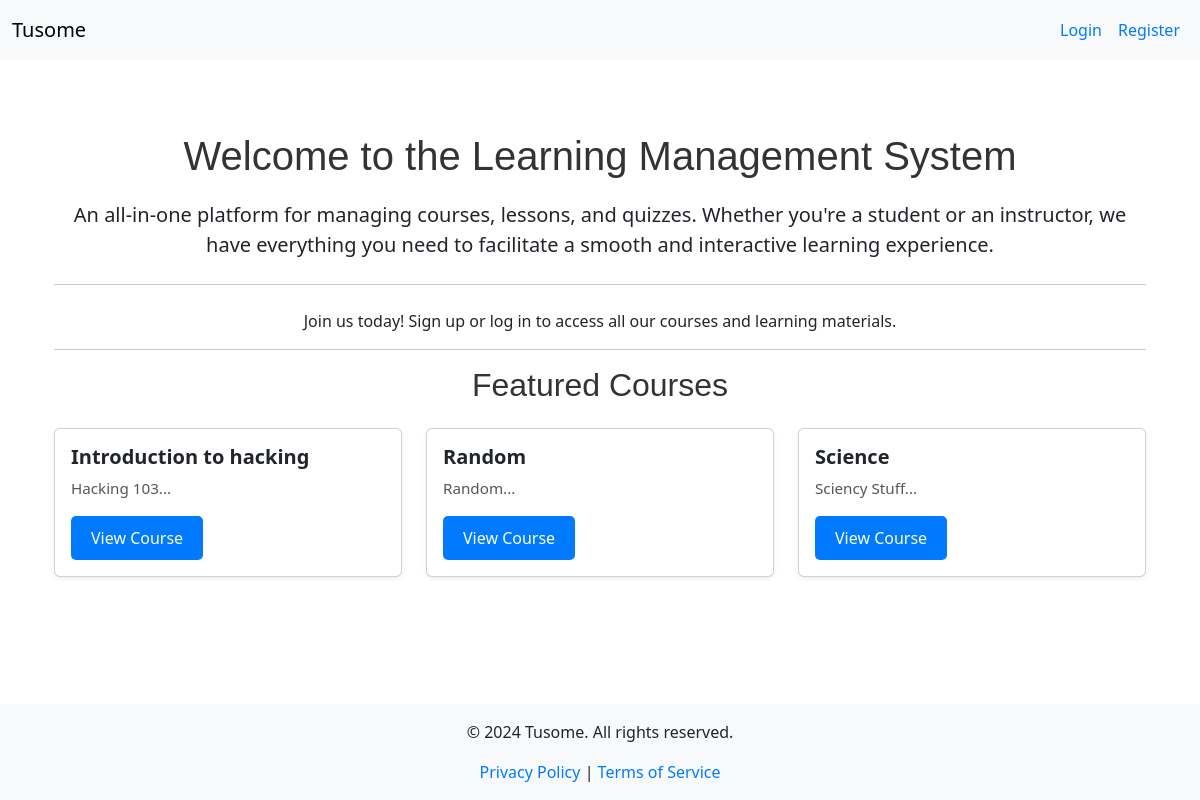
The app's page /, older data.
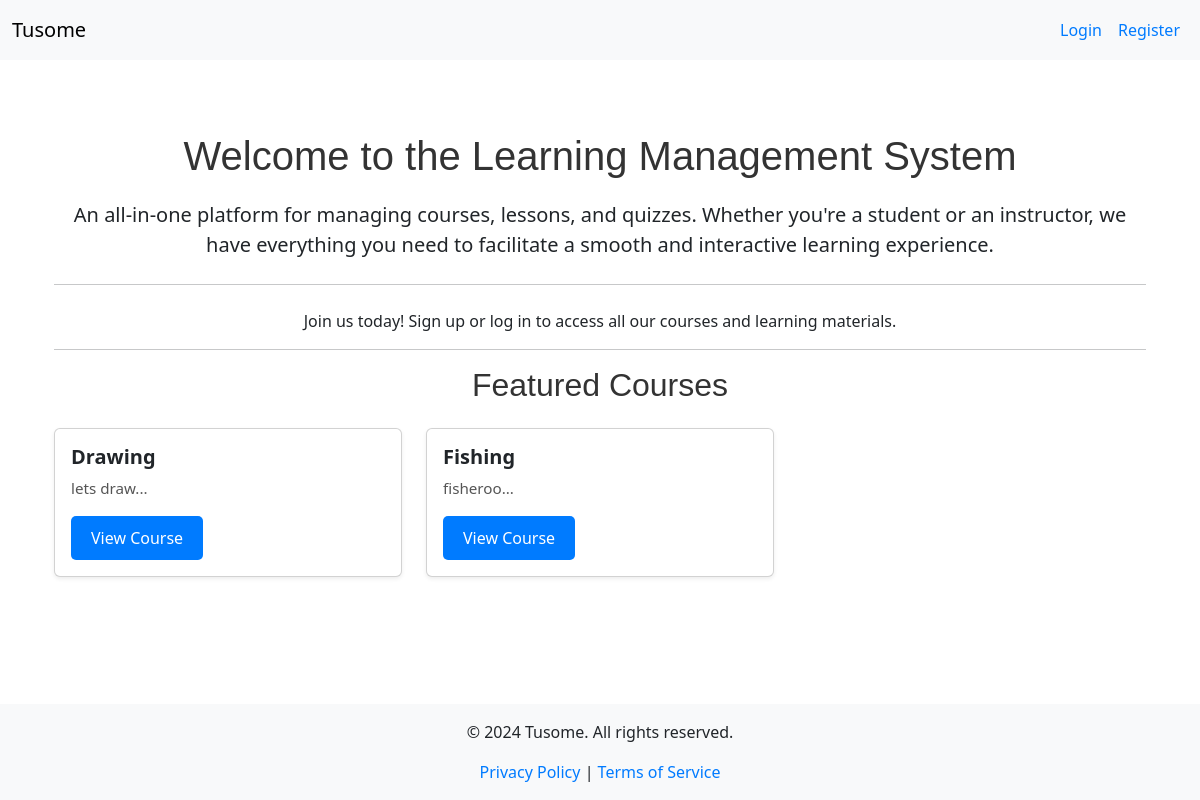
The same page, newer data.
### models.py (models this page shows)
class Course(db.Model):
    id = db.Column(db.Integer, primary_key=True)
    title = db.Column(db.String(200), nullable=False)
    description = db.Column(db.Text, nullable=False)
    is_featured = db.Column(db.Boolean, default=False)
    instructor_id = db.Column(db.Integer, db.ForeignKey('instructor.id'), nullable=False)
    instructor = db.relationship('Instructor', back_populates='courses')
    lessons = db.relationship('Lesson', back_populates='course', lazy=True)
    quizzes = db.relationship('Quiz', back_populates='course', lazy=True)
    materials = db.relationship('CourseMaterial', back_populates='course', lazy=True)
    enrollments = db.relationship('Enrollment', back_populates='course', lazy=True)
    submissions = db.relationship('Submission', back_populates='course', lazy=True)

### app.py (the view)
@app.route('/')
def index():
    courses = Course.query.filter_by(is_featured=True).all()  # Assuming there's an is_featured field
    return render_template('index.html', courses=courses)

### app.py (called while the page is built)
@app.context_processor
def inject_current_year():
    return {'current_year': datetime.utcnow().year}

@app.context_processor
def inject_roleenum():
    return dict(RoleEnum=RoleEnum)

### templates/index.html (shortened to what this page needs)
{% extends "base.html" %}
{% block content %}
<div class="container mt-5">
    <div class="jumbotron text-center">
        <h1>Welcome to the Learning Management System</h1>
        <p class="lead">An all-in-one platform for managing courses, lessons, and quizzes. Whether you're a student or an instructor, we have everything you need to facilitate a smooth and interactive learning experience.</p>
        <hr class="my-4">
        {% if not current_user.is_authenticated %}
            <p>Join us today! Sign up or log in to access all our courses and learning materials.</p>
        {% endif %}
    </div>
    <hr>
    <h2 class="text-center mb-4">Featured Courses</h2>
    <div class="row">
        {% for course in courses %}
        <div class="col-md-4">
            <div class="card mb-4 shadow-sm">
                <div class="card-body">
                    <h5 class="card-title">{{ course.title }}</h5>
                    <p class="card-text">{{ course.description[:100] }}...</p>
                    <a href="{{ url_for('course_details', course_id=course.id) }}" class="btn btn-primary">View Course</a>
                </div>
            </div>
        </div>
        {% else %}
        <p>No courses available at the moment. Please check back later.</p>
        {% endfor %}
    </div>
</div>
{% endblock %}

Row changes from the older to the newer data that the page shows:
removed Course: title "Introduction to hacking", description "Hacking 103"
removed Course: title "Random", description "Random"
removed Course: title "Science", description "Sciency Stuff"
added Course: title "Drawing", description "lets draw"
now on this page (row edited): Course: title "Fishing", description "fisheroo"
